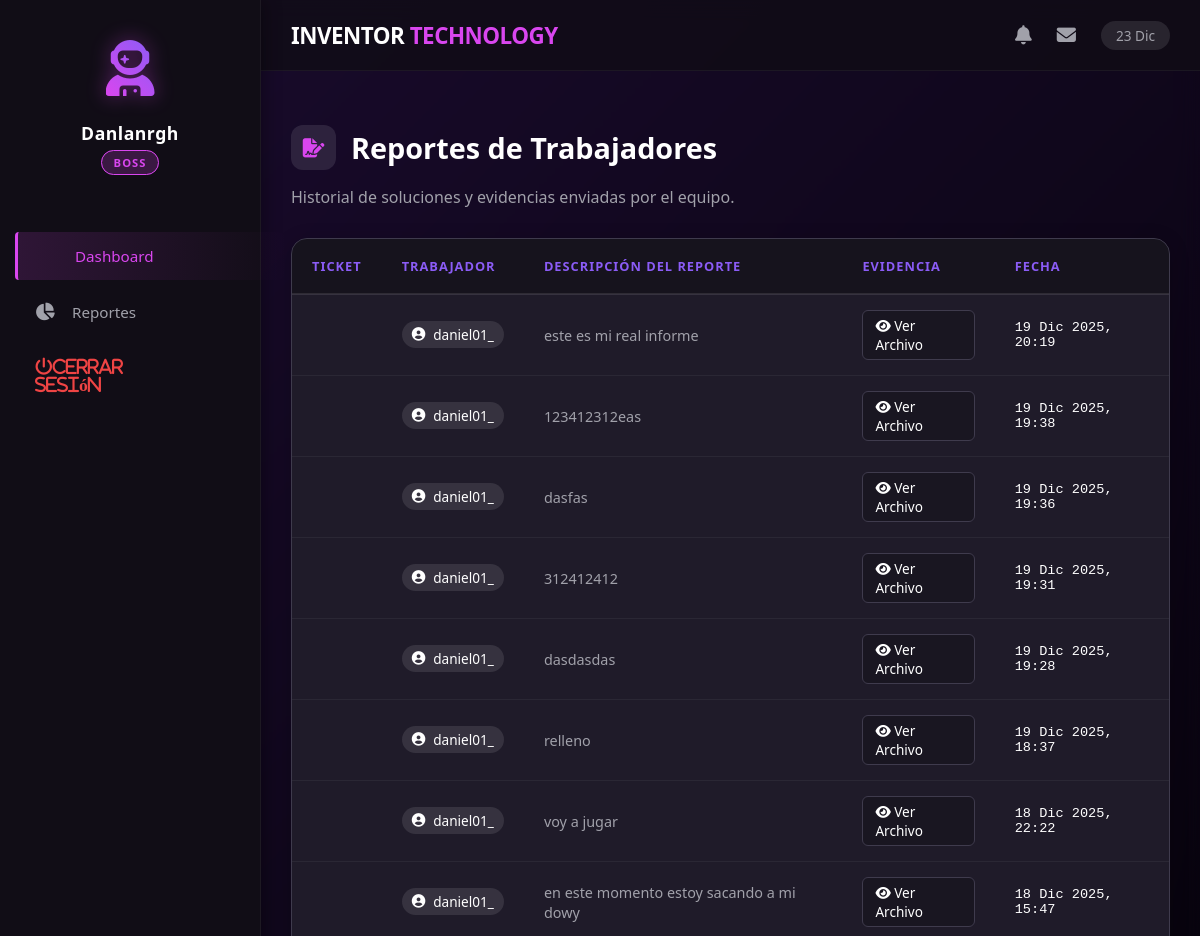
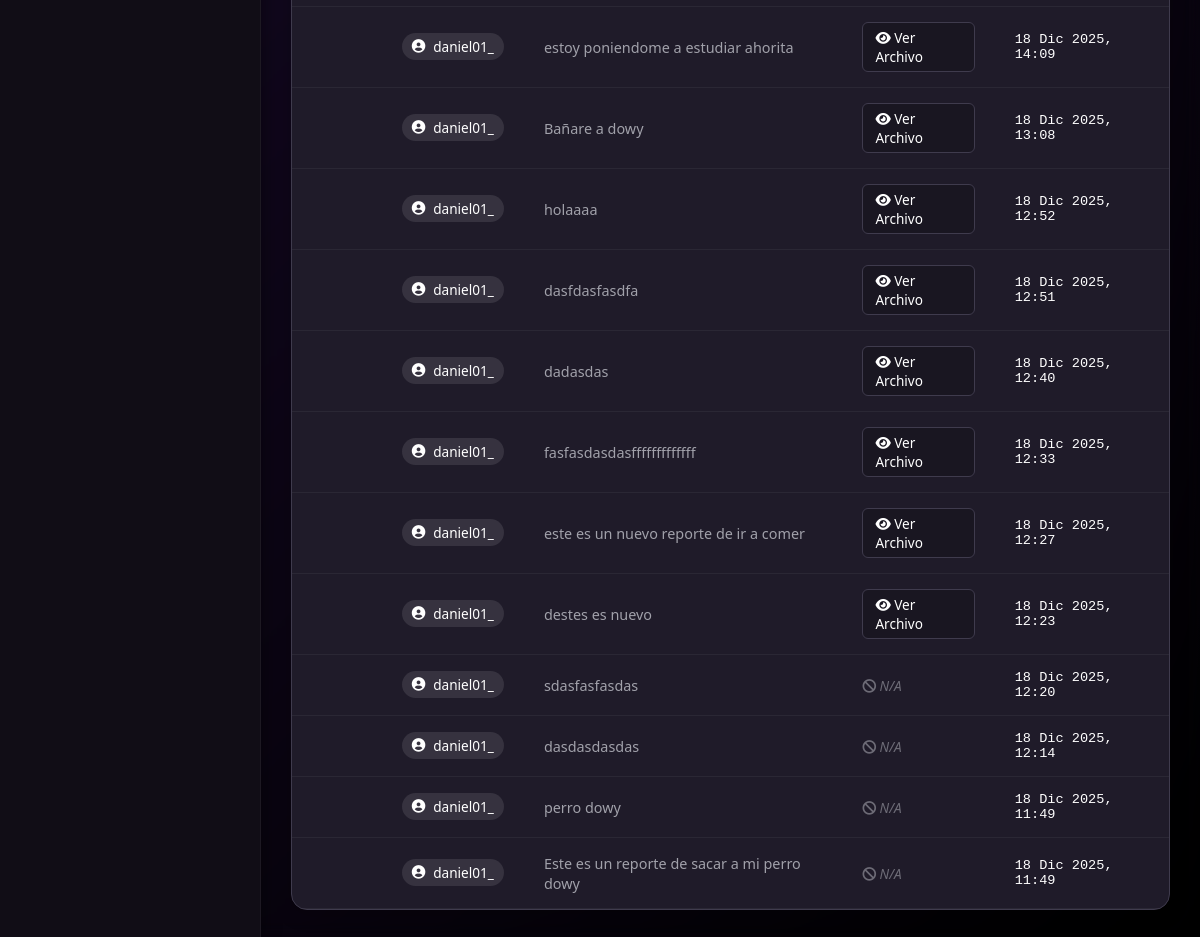
/view_reports/ (signed in), run on the app's committed database (2 pictures, top to bottom).
### Users/models.py (models this page shows, shortened)
class CustomUser(AbstractUser):
    is_worker = models.BooleanField(default=False)
    is_boss = models.BooleanField(default=False)

class Report(models.Model):
    ticket = models.ForeignKey(Ticket,on_delete=models.CASCADE,related_name="reports")
    worker = models.ForeignKey(CustomUser,on_delete=models.CASCADE)
    description = models.TextField()
    evidence = models.FileField(upload_to="uploads/",blank=True,null= True)
    creation_date = models.DateTimeField(auto_now_add=True)

### Users/views.py (the view)
# urls.py: path("view_reports/",views.view_reports,name = "view_reports"),
@login_required
@user_passes_test(is_boss)
def view_reports(request):
    reports = Report.objects.filter(ticket__boss=request.user).order_by("-creation_date")
    return render(request,"Users/View_reports.html",{"reports":reports})

### Users/views.py (called while the page is built)
def is_boss(user):
    return user.is_boss

### Users/templates/Users/View_reports.html (shortened to what this page needs)
{% extends 'base.html' %}
{% load static %}
{% block content %}
<div class="tickets-view-container">
    <div class="section-header-styled">
        <h2>
            <span class="icon-box"><i class="fas fa-file-signature"></i></span>
            Reportes de Trabajadores
        </h2>
        <p>Historial de soluciones y evidencias enviadas por el equipo.</p>
    </div>
    <div class="section-container" style="padding: 0; overflow: hidden;">
        <div class="table-responsive">
            <table class="cyber-table">
                <thead>
                    <tr>
                        <th>Ticket</th>
                        <th>Trabajador</th>
                        <th>Descripción del Reporte</th>
                        <th>Evidencia</th>
                        <th>Fecha</th>
                    </tr>
                </thead>
                <tbody>
                    {% for report in reports %}
                    <tr>
                        <td class="highlight-text">{{ report.ticket.titulo }}</td>
                        <td>
                            <div class="user-badge">
                                <i class="fas fa-user-circle"></i> {{ report.worker.username }}
                            </div>
                        </td>
                        <td style="max-width: 300px;">
                            <span style="color: var(--text-muted); font-size: 0.9rem;">
                                {{ report.description|truncatechars:80 }}
                            </span>
                        </td>
                        <td>
                            {% if report.evidence %}
                                <a href="{{ report.evidence.url }}" target="_blank" class="btn-evidence">
                                    <i class="fas fa-eye"></i> Ver Archivo
                                </a>
                            {% else %}
                                <span class="no-evidence">
                                    <i class="fas fa-ban"></i> N/A
                                </span>
                            {% endif %}
                        </td>
                        <td style="font-family: monospace; font-size: 0.85rem;">
                            {{ report.creation_date|date:"d M Y, H:i" }}
                        </td>
                    </tr>
                    {% endfor %}
                </tbody>
            </table>
        </div>
    </div>
</div>
{% endblock %}

### templates/base.html (shortened to what this page needs)
{% load static %}
<!DOCTYPE html>
<html lang="es">
<head>
    <link rel="stylesheet" href="https://cdnjs.cloudflare.com/ajax/libs/font-awesome/6.4.0/css/all.min.css">
    <link rel="stylesheet" href="{% static 'css/styles.css' %}">
</head>
<body>
    <div class="app-container">
        <aside class="sidebar">
            <div class="sidebar-header">
                <div class="user-avatar">
                    <i class="fas fa-user-astronaut"></i>
                </div>
                <h4 class="user-name">{{ user.username|default:"Usuario"|title|truncatechars:15 }}</h4>
                {% if user.is_boss %}
                <span class="user-role role-boss">BOSS</span>
                {% endif %}
            </div>
            <nav class="sidebar-nav">
                <a href="{% url 'dashboard' %}" class="nav-item active"> Dashboard</a>
                {% if user.is_boss %}
                <a href="{% url 'view_reports' %}" class="nav-item"><i class="fas fa-chart-pie"></i> Reportes</a>
                {% endif %}
                <form method="post" action="{% url 'Hello' %}" class="logout-form-sidebar">
                    <button type="submit" class="nav-item logout-link">
                        <i class="fas fa-power-off">Cerrar Sesión</i>
                    </button>
                </form>
            </nav>
        </aside>
        <main class="main-content">
            <header class="top-bar">
                <div class="brand-logo">INVENTOR <span style="color:var(--accent-color)">TECHNOLOGY</span></div>
                <div class="top-actions">
                    <i class="fas fa-bell"></i>
                    <i class="fas fa-envelope"></i>
                    <span class="date-display">{% now "d M" %}</span>
                </div>
            </header>
            <div class="content-wrapper">
                {% block content %}{% endblock %}
            </div>
        </main>
    </div>
</body>
</html>

### data on the page
CustomUser: username "Danlanrgh"
Report: worker.username "daniel01_", description "este es mi real informe", creation_date "19 Dic 2025, 20:19"
Report: worker.username "daniel01_", description "123412312eas", creation_date "19 Dic 2025, 19:38"
Report: worker.username "daniel01_", description "dasfas", creation_date "19 Dic 2025, 19:36"
Report: worker.username "daniel01_", description "312412412", creation_date "19 Dic 2025, 19:31"
Report: worker.username "daniel01_", description "dasdasdas", creation_date "19 Dic 2025, 19:28"
Report: worker.username "daniel01_", description "relleno", creation_date "19 Dic 2025, 18:37"
Report: worker.username "daniel01_", description "voy a jugar", creation_date "18 Dic 2025, 22:22"
Report: worker.username "daniel01_", description "en este momento estoy sacando a mi dowy", creation_date "18 Dic 2025, 15:47"
Report: worker.username "daniel01_", description "estoy poniendome a estudiar ahorita", creation_date "18 Dic 2025, 14:09"
Report: worker.username "daniel01_", description "Bañare a dowy", creation_date "18 Dic 2025, 13:08"
Report: worker.username "daniel01_", description "holaaaa", creation_date "18 Dic 2025, 12:52"
Report: worker.username "daniel01_", description "dasfdasfasdfa", creation_date "18 Dic 2025, 12:51"
Report: worker.username "daniel01_", description "dadasdas", creation_date "18 Dic 2025, 12:40"
Report: worker.username "daniel01_", description "fasfasdasdasfffffffffffff", creation_date "18 Dic 2025, 12:33"
Report: worker.username "daniel01_", description "este es un nuevo reporte de ir a comer", creation_date "18 Dic 2025, 12:27"
Report: worker.username "daniel01_", description "destes es nuevo", creation_date "18 Dic 2025, 12:23"
Report: worker.username "daniel01_", description "sdasfasfasdas", evidence "N/A", creation_date "18 Dic 2025, 12:20"
Report: worker.username "daniel01_", description "dasdasdasdas", evidence "N/A", creation_date "18 Dic 2025, 12:14"
Report: worker.username "daniel01_", description "perro dowy", evidence "N/A", creation_date "18 Dic 2025, 11:49"
Report: worker.username "daniel01_", description "Este es un reporte de sacar a mi perro dowy", evidence "N/A", creation_date "18 Dic 2025, 11:49"
